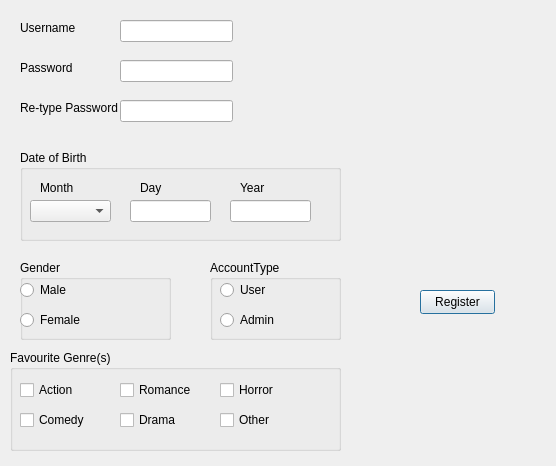
<?xml version="1.0" encoding="UTF-8"?>
<ui version="4.0">
 <class>RegisterWindow</class>
 <widget class="QDialog" name="RegisterWindow">
  <property name="geometry">
   <rect>
    <x>0</x>
    <y>0</y>
    <width>556</width>
    <height>466</height>
   </rect>
  </property>
  <property name="windowTitle">
   <string>Dialog</string>
  </property>
  <widget class="QPushButton" name="registerButton">
   <property name="geometry">
    <rect>
     <x>420</x>
     <y>290</y>
     <width>75</width>
     <height>24</height>
    </rect>
   </property>
   <property name="text">
    <string>Register</string>
   </property>
  </widget>
  <widget class="QGroupBox" name="genderGroup">
   <property name="geometry">
    <rect>
     <x>20</x>
     <y>260</y>
     <width>151</width>
     <height>80</height>
    </rect>
   </property>
   <property name="title">
    <string>Gender</string>
   </property>
   <widget class="QRadioButton" name="femaleRadioButton">
    <property name="geometry">
     <rect>
      <x>0</x>
      <y>50</y>
      <width>81</width>
      <height>20</height>
     </rect>
    </property>
    <property name="text">
     <string>Female</string>
    </property>
   </widget>
   <widget class="QRadioButton" name="maleRadioButton">
    <property name="geometry">
     <rect>
      <x>0</x>
      <y>20</y>
      <width>81</width>
      <height>20</height>
     </rect>
    </property>
    <property name="text">
     <string>Male</string>
    </property>
   </widget>
  </widget>
  <widget class="QLineEdit" name="usernameInput">
   <property name="geometry">
    <rect>
     <x>120</x>
     <y>20</y>
     <width>113</width>
     <height>22</height>
    </rect>
   </property>
  </widget>
  <widget class="QLabel" name="usernameStatusLabel">
   <property name="geometry">
    <rect>
     <x>260</x>
     <y>20</y>
     <width>49</width>
     <height>16</height>
    </rect>
   </property>
   <property name="text">
    <string/>
   </property>
  </widget>
  <widget class="QLabel" name="registerStatusLabel">
   <property name="geometry">
    <rect>
     <x>390</x>
     <y>340</y>
     <width>151</width>
     <height>16</height>
    </rect>
   </property>
   <property name="text">
    <string/>
   </property>
  </widget>
  <widget class="QLabel" name="dobStatusLabel">
   <property name="geometry">
    <rect>
     <x>370</x>
     <y>180</y>
     <width>49</width>
     <height>16</height>
    </rect>
   </property>
   <property name="text">
    <string/>
   </property>
  </widget>
  <widget class="QLabel" name="rePasswordStatusLabel">
   <property name="geometry">
    <rect>
     <x>250</x>
     <y>100</y>
     <width>49</width>
     <height>16</height>
    </rect>
   </property>
   <property name="text">
    <string/>
   </property>
  </widget>
  <widget class="QLabel" name="passwordStatusLabel">
   <property name="geometry">
    <rect>
     <x>250</x>
     <y>60</y>
     <width>49</width>
     <height>16</height>
    </rect>
   </property>
   <property name="text">
    <string/>
   </property>
  </widget>
  <widget class="QLabel" name="rePasswordLabel">
   <property name="geometry">
    <rect>
     <x>20</x>
     <y>100</y>
     <width>111</width>
     <height>16</height>
    </rect>
   </property>
   <property name="text">
    <string>Re-type Password</string>
   </property>
  </widget>
  <widget class="QLabel" name="passwordLabel">
   <property name="geometry">
    <rect>
     <x>20</x>
     <y>60</y>
     <width>61</width>
     <height>16</height>
    </rect>
   </property>
   <property name="text">
    <string>Password</string>
   </property>
  </widget>
  <widget class="QLabel" name="usernameLabel">
   <property name="geometry">
    <rect>
     <x>20</x>
     <y>20</y>
     <width>61</width>
     <height>16</height>
    </rect>
   </property>
   <property name="text">
    <string>Username</string>
   </property>
  </widget>
  <widget class="QLineEdit" name="passwordInput">
   <property name="geometry">
    <rect>
     <x>120</x>
     <y>60</y>
     <width>113</width>
     <height>22</height>
    </rect>
   </property>
  </widget>
  <widget class="QLineEdit" name="rePasswordInput">
   <property name="geometry">
    <rect>
     <x>120</x>
     <y>100</y>
     <width>113</width>
     <height>22</height>
    </rect>
   </property>
  </widget>
  <widget class="QGroupBox" name="genreGroup">
   <property name="geometry">
    <rect>
     <x>10</x>
     <y>350</y>
     <width>331</width>
     <height>101</height>
    </rect>
   </property>
   <property name="title">
    <string>Favourite Genre(s)</string>
   </property>
   <widget class="QCheckBox" name="actionCheckBox">
    <property name="geometry">
     <rect>
      <x>10</x>
      <y>30</y>
      <width>76</width>
      <height>20</height>
     </rect>
    </property>
    <property name="text">
     <string>Action</string>
    </property>
   </widget>
   <widget class="QCheckBox" name="comedyCheckBox">
    <property name="geometry">
     <rect>
      <x>10</x>
      <y>60</y>
      <width>76</width>
      <height>20</height>
     </rect>
    </property>
    <property name="text">
     <string>Comedy</string>
    </property>
   </widget>
   <widget class="QCheckBox" name="romanceCheckBox">
    <property name="geometry">
     <rect>
      <x>110</x>
      <y>30</y>
      <width>76</width>
      <height>20</height>
     </rect>
    </property>
    <property name="text">
     <string>Romance</string>
    </property>
   </widget>
   <widget class="QCheckBox" name="drameCheckBox">
    <property name="geometry">
     <rect>
      <x>110</x>
      <y>60</y>
      <width>76</width>
      <height>20</height>
     </rect>
    </property>
    <property name="text">
     <string>Drama</string>
    </property>
   </widget>
   <widget class="QCheckBox" name="horrorCheckBox">
    <property name="geometry">
     <rect>
      <x>210</x>
      <y>30</y>
      <width>76</width>
      <height>20</height>
     </rect>
    </property>
    <property name="text">
     <string>Horror</string>
    </property>
   </widget>
   <widget class="QCheckBox" name="otherCheckBox">
    <property name="geometry">
     <rect>
      <x>210</x>
      <y>60</y>
      <width>76</width>
      <height>20</height>
     </rect>
    </property>
    <property name="text">
     <string>Other</string>
    </property>
   </widget>
  </widget>
  <widget class="QGroupBox" name="dobGroup">
   <property name="geometry">
    <rect>
     <x>20</x>
     <y>150</y>
     <width>321</width>
     <height>91</height>
    </rect>
   </property>
   <property name="title">
    <string>Date of Birth</string>
   </property>
   <widget class="QComboBox" name="monthComboBox">
    <property name="geometry">
     <rect>
      <x>10</x>
      <y>50</y>
      <width>81</width>
      <height>22</height>
     </rect>
    </property>
    <property name="placeholderText">
     <string>-----</string>
    </property>
    <item>
     <property name="text">
      <string>Jan</string>
     </property>
    </item>
    <item>
     <property name="text">
      <string>Feb</string>
     </property>
    </item>
    <item>
     <property name="text">
      <string>Mar</string>
     </property>
    </item>
    <item>
     <property name="text">
      <string>Apr</string>
     </property>
    </item>
    <item>
     <property name="text">
      <string>May</string>
     </property>
    </item>
    <item>
     <property name="text">
      <string>Jun</string>
     </property>
    </item>
    <item>
     <property name="text">
      <string>Jul</string>
     </property>
    </item>
    <item>
     <property name="text">
      <string>Aug</string>
     </property>
    </item>
    <item>
     <property name="text">
      <string>Sep</string>
     </property>
    </item>
    <item>
     <property name="text">
      <string>Oct</string>
     </property>
    </item>
    <item>
     <property name="text">
      <string>Nov</string>
     </property>
    </item>
    <item>
     <property name="text">
      <string>Dec</string>
     </property>
    </item>
   </widget>
   <widget class="QLabel" name="monthLabel">
    <property name="geometry">
     <rect>
      <x>20</x>
      <y>30</y>
      <width>49</width>
      <height>16</height>
     </rect>
    </property>
    <property name="text">
     <string>Month</string>
    </property>
   </widget>
   <widget class="QLabel" name="dayLabel">
    <property name="geometry">
     <rect>
      <x>120</x>
      <y>30</y>
      <width>49</width>
      <height>16</height>
     </rect>
    </property>
    <property name="text">
     <string>Day</string>
    </property>
   </widget>
   <widget class="QLabel" name="yearLabel">
    <property name="geometry">
     <rect>
      <x>220</x>
      <y>30</y>
      <width>49</width>
      <height>16</height>
     </rect>
    </property>
    <property name="text">
     <string>Year</string>
    </property>
   </widget>
   <widget class="QLineEdit" name="dayInput">
    <property name="geometry">
     <rect>
      <x>110</x>
      <y>50</y>
      <width>81</width>
      <height>22</height>
     </rect>
    </property>
   </widget>
   <widget class="QLineEdit" name="yearInput">
    <property name="geometry">
     <rect>
      <x>210</x>
      <y>50</y>
      <width>81</width>
      <height>22</height>
     </rect>
    </property>
   </widget>
  </widget>
  <widget class="QGroupBox" name="AccountGroup">
   <property name="geometry">
    <rect>
     <x>210</x>
     <y>260</y>
     <width>131</width>
     <height>80</height>
    </rect>
   </property>
   <property name="title">
    <string>AccountType</string>
   </property>
   <widget class="QRadioButton" name="userRadioButton">
    <property name="geometry">
     <rect>
      <x>10</x>
      <y>20</y>
      <width>81</width>
      <height>20</height>
     </rect>
    </property>
    <property name="text">
     <string>User</string>
    </property>
   </widget>
   <widget class="QRadioButton" name="adminRadioButton">
    <property name="geometry">
     <rect>
      <x>10</x>
      <y>50</y>
      <width>81</width>
      <height>20</height>
     </rect>
    </property>
    <property name="text">
     <string>Admin</string>
    </property>
   </widget>
  </widget>
 </widget>
 <resources/>
 <connections/>
</ui>
